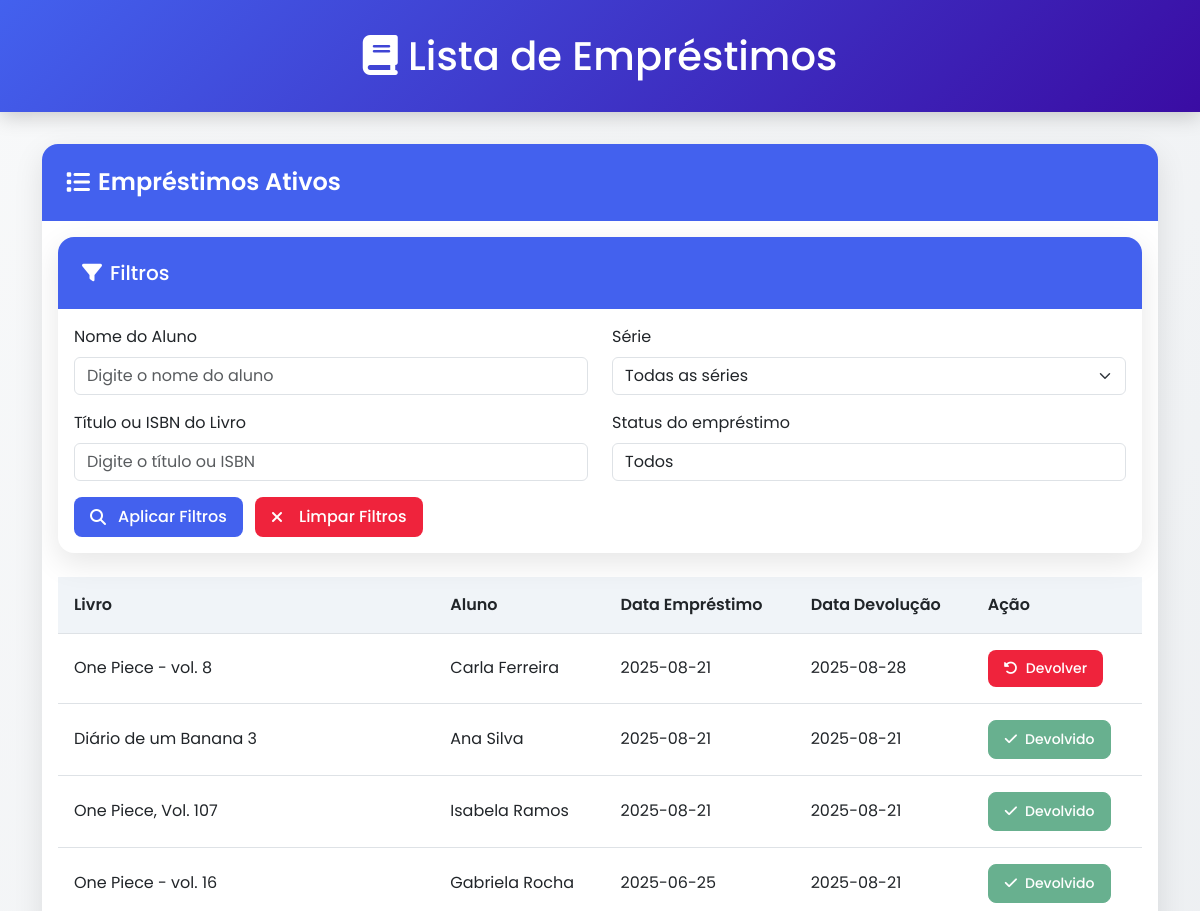
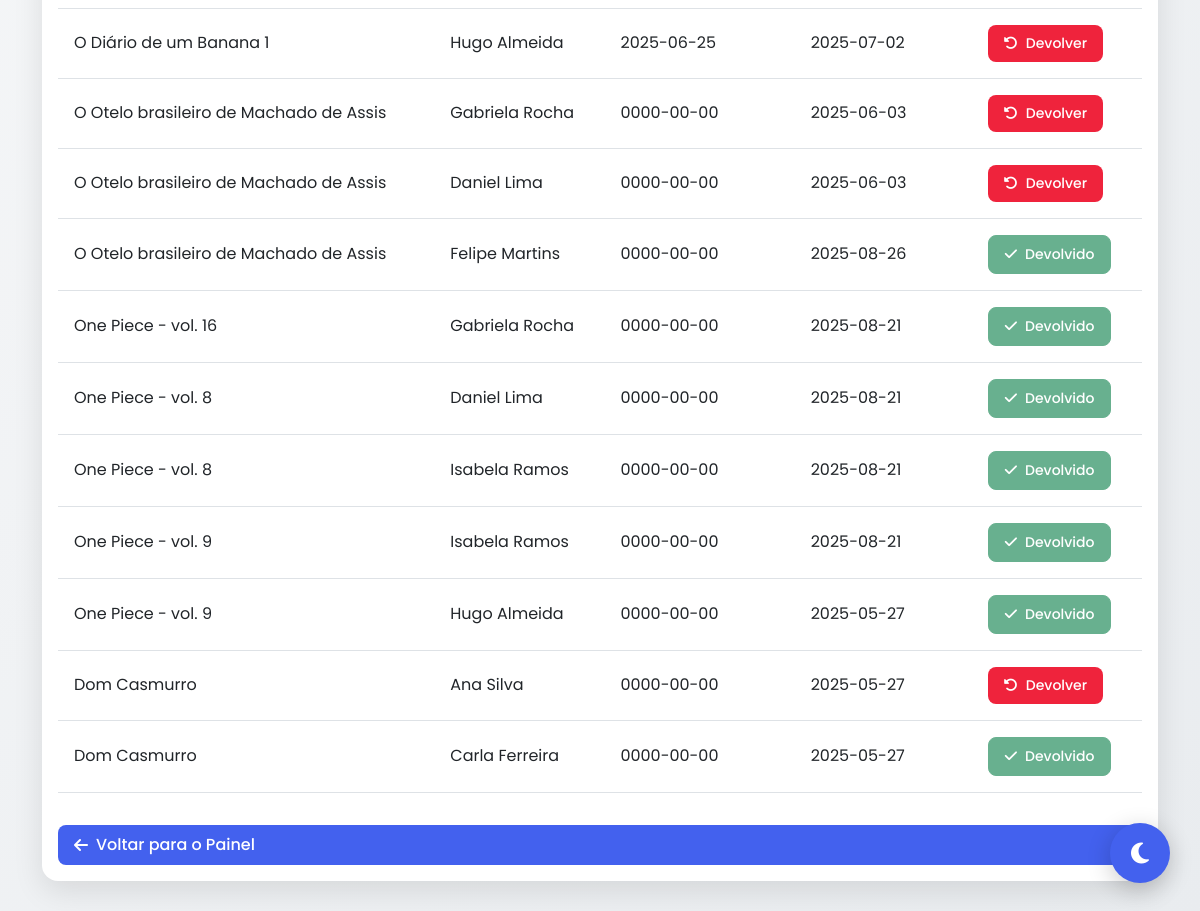
Screenshot of /frontend/listar_emprestimos.php (signed in) with the database file from the repository (2 pictures, top to bottom).
### tables this page shows
CREATE TABLE `emprestimos` (
  `id` int(11) NOT NULL,
  `aluno_id` int(11) DEFAULT NULL,
  `livro_id` int(11) DEFAULT NULL,
  `data_emprestimo` date NOT NULL,
  `data_devolucao` date DEFAULT NULL,
  `devolvido` varchar(50) NOT NULL,
  `professor_id` int(11) DEFAULT NULL
);

CREATE TABLE `livros` (
  `id` int(11) NOT NULL,
  `titulo` varchar(255) NOT NULL,
  `autor` varchar(255) NOT NULL,
  `isbn` varchar(20) NOT NULL,
  `capa_url` varchar(700) DEFAULT NULL,
  `descricao` text DEFAULT NULL,
  `categoria` varchar(100) DEFAULT NULL,
  `ano_publicacao` varchar(4) NOT NULL,
  `genero` varchar(100) NOT NULL,
  `quantidade` int(100) NOT NULL,
  `preview_link` varchar(255) DEFAULT NULL
);

CREATE TABLE `alunos` (
  `id` int(11) NOT NULL,
  `nome` varchar(255) NOT NULL,
  `serie` varchar(50) NOT NULL,
  `email` varchar(255) NOT NULL,
  `senha` varchar(255) NOT NULL,
  `professor_id` int(11) DEFAULT NULL
);

### backend/lista_emprestimos.php (called while the page is built, shortened)
<?php
require '../includes/conn.php';
$professor_id = $_SESSION['professor_id'];
$where = "WHERE e.professor_id = ?";
$params = [$professor_id];
$types = "i";
$sql = "SELECT e.id, l.titulo, a.nome, e.data_emprestimo, e.data_devolucao, e.devolvido
        FROM emprestimos e
        JOIN livros l ON e.livro_id = l.id
        JOIN alunos a ON e.aluno_id = a.id
        $where
        ORDER BY e.data_emprestimo DESC";
$stmt = $conn->prepare($sql);
$stmt->bind_param($types, ...$params);
$stmt->execute();
$result = $stmt->get_result();
?>

### frontend/listar_emprestimos.php (the view, shortened to what this page needs)
<?php
include('../backend/lista_emprestimos.php');
?>
<!DOCTYPE html>
<html lang="pt" data-theme="light">
<head>
    <link href="https://cdn.jsdelivr.net/npm/bootstrap@5.3.0/dist/css/bootstrap.min.css" rel="stylesheet">
    <link rel="stylesheet" href="https://cdnjs.cloudflare.com/ajax/libs/font-awesome/6.4.2/css/all.min.css">
    <link rel="stylesheet" href="assets/css/listar_emprestimos.css?v=1">
</head>
<body>
    <button class="theme-toggle" id="themeToggle">
        <i class="fas fa-moon" id="themeIcon"></i>
    </button>
    <div class="dashboard-header text-center">
        <div class="container">
            <h1 class="mb-0">
                <i class="fas fa-book"></i> Lista de Empréstimos
            </h1>
        </div>
    </div>
    <div class="container">
        <div class="card">
            <div class="card-header">
                <h4>
                    <i class="fas fa-list"></i> Empréstimos Ativos
                </h4>
            </div>
            <div class="card-body">
                <div class="card mb-4">
                    <div class="card-header">
                        <h5 class="mb-0"><i class="fas fa-filter me-2"></i>Filtros</h5>
                    </div>
                    <div class="card-body">
                        <form id="filtroForm" method="GET">
                            <div class="row">
                                <div class="col-md-6 mb-3">
                                    <label for="filtro_aluno" class="form-label">Nome do Aluno</label>
                                    <input type="text" class="form-control" name="filtro_aluno" id="filtro_aluno"
                                        placeholder="Digite o nome do aluno">
                                </div>
                                <div class="col-md-6 mb-3">
                                    <label for="filtro_serie" class="form-label">Série</label>
                                    <select class="form-select" name="filtro_serie" id="filtro_serie">
                                        <option value="">Todas as séries</option>
                                    </select>
                                </div>
                                <div class="col-md-6 mb-3">
                                    <label for="filtro_livro" class="form-label">Título ou ISBN do Livro</label>
                                    <input type="text" class="form-control" name="filtro_livro" id="filtro_livro"
                                        placeholder="Digite o título ou ISBN">
                                </div>
                                <div class="col-md-6 mb-3">
                                    <label for="filtro_emprestimo" class="form-label">Status do empréstimo</label>
                                    <select class="form-control" id="filtro_emprestimo" name="filtro_emprestimo">
                                        <option value="">Todos</option>
                                    </select>
                                </div>
                                <div class="col-12">
                                    <button type="submit" class="btn btn-primary me-2">
                                        <i class="fas fa-search me-1"></i>Aplicar Filtros
                                    </button>
                                    <button type="button" class="btn btn-danger" id="limparFiltros">
                                        <i class="fas fa-times me-2"></i>Limpar Filtros
                                    </button>
                                </div>
                            </div>
                        </form>
                    </div>
                </div>
                <table class="table table-hover" id="tabelaEmprestimos">
                    <thead>
                        <tr>
                            <th>Livro</th>
                            <th>Aluno</th>
                            <th>Data Empréstimo</th>
                            <th>Data Devolução</th>
                            <th>Ação</th>
                        </tr>
                    </thead>
                    <tbody>
                        <?php if ($result->num_rows > 0): ?>
                            <?php while ($row = $result->fetch_assoc()) { ?>
                                <tr>
                                    <td><?= htmlspecialchars($row['titulo']); ?></td>
                                    <td><?= htmlspecialchars($row['nome']); ?></td>
                                    <td><?= htmlspecialchars($row['data_emprestimo']); ?></td>
                                    <td><?= htmlspecialchars($row['data_devolucao']); ?></td>
                                    <td>
                                        <?php if ($row['devolvido'] === 'Sim') { ?>
                                            <button class="btn btn-success btn-sm" disabled>
                                                <i class="fas fa-check"></i> Devolvido
                                            </button>
                                        <?php } else { ?>
                                            <button class="btn btn-danger btn-sm btn-confirmar-devolucao"
                                                data-id="<?= (int)$row['id']; ?>">
                                                <i class="fas fa-undo-alt"></i> Devolver
                                            </button>
                                        <?php } ?>
                                    </td>
                                </tr>
                            <?php } ?>
                        <?php else: ?>
                            <tr>
                                <td colspan="5" class="text-center">Nenhum empréstimo encontrado.</td>
                            </tr>
                        <?php endif; ?>
                    </tbody>
                </table>
                <a href="dashboard.php" class="btn btn-primary w-100 mt-3">
                    <i class="fas fa-arrow-left"></i> Voltar para o Painel
                </a>
            </div>
        </div>
    </div>
    <link rel="stylesheet" href="_css/footer.css">
</body>
</html>

### frontend/assets/css/listar_emprestimos.css (style rules this page uses)
:root { --primary-color: #4361ee; --primary-hover: #3a56d4; --secondary-color: #f0f4f8; --text-color: #212121; --card-bg: #ffffff; --body-bg: linear-gradient(135deg, #f8f9fa, #e9ecef); --shadow-color: rgba(0, 0, 0, 0.1); --icon-color: #4361ee; --danger-color: #ef233c; --danger-hover: #d90429; --header-bg: linear-gradient(135deg, #4361ee, #3a0ca3); --stats-card-bg: #ffffff; --quick-action-bg: #edf2fb; --notification-badge: #f72585; --success-color: #4cc9f0; --warning-color: #f8961e; }
body { background: var(--body-bg); font-family: 'Poppins', sans-serif; color: var(--text-color); transition: all 0.5s ease; min-height: 100vh; margin: 0; padding: 0; }
.dashboard-header { background: var(--header-bg); color: white; padding: 2rem 0; margin-bottom: 2rem; box-shadow: 0 4px 20px rgba(0, 0, 0, 0.2); transition: all 0.5s ease; }
.card { border-radius: 16px; box-shadow: 0 10px 30px var(--shadow-color); transition: all 0.4s ease; background-color: var(--card-bg); border: none; margin-bottom: 2rem; overflow: hidden; }
.card-header { background: var(--primary-color); color: white; border-bottom: none; padding: 1.5rem; }
.card-header h4 { margin: 0; font-weight: 600; display: flex; align-items: center; gap: 0.5rem; }
.table { color: var(--text-color); }
.table th { font-weight: 600; border-bottom-width: 1px; padding: 1rem; background-color: var(--secondary-color); }
.table td { padding: 1rem; vertical-align: middle; }
.btn { padding: 0.5rem 1rem; border-radius: 8px; font-weight: 500; transition: all 0.3s ease; display: inline-flex; align-items: center; gap: 0.5rem; }
.btn-danger { background-color: var(--danger-color); border: none; color: white; }
.btn-primary { background-color: var(--primary-color); border: none; color: white; }
.theme-toggle { position: fixed; bottom: 30px; right: 30px; z-index: 1000; width: 60px; height: 60px; border-radius: 50%; background: var(--primary-color); color: white; display: flex; align-items: center; justify-content: center; cursor: pointer; box-shadow: 0 6px 25px rgba(0, 0, 0, 0.2); transition: all 0.5s cubic-bezier(0.175, 0.885, 0.32, 1.275); border: none; outline: none; }
.theme-toggle i { font-size: 1.5rem; transition: all 0.5s ease; }

### rows the page displays
emprestimos: livro.titulo "One Piece - vol. 8", aluno.nome "Carla Ferreira", data_emprestimo "2025-08-21", data_devolucao "2025-08-28"
emprestimos: livro.titulo "Diário de um Banana 3", aluno.nome "Ana Silva", data_emprestimo "2025-08-21", data_devolucao "2025-08-21", devolvido "Sim" (drawn)
emprestimos: livro.titulo "One Piece, Vol. 107", aluno.nome "Isabela Ramos", data_emprestimo "2025-08-21", data_devolucao "2025-08-21", devolvido "Sim" (drawn)
emprestimos: livro.titulo "One Piece - vol. 16", aluno.nome "Gabriela Rocha", data_emprestimo "2025-06-25", data_devolucao "2025-08-21", devolvido "Sim" (drawn)
emprestimos: livro.titulo "O Diário de um Banana 1", aluno.nome "Hugo Almeida", data_emprestimo "2025-06-25", data_devolucao "2025-07-02"
emprestimos: livro.titulo "O Otelo brasileiro de Machado de Assis", aluno.nome "Gabriela Rocha", data_emprestimo "0000-00-00", data_devolucao "2025-06-03"
emprestimos: livro.titulo "O Otelo brasileiro de Machado de Assis", aluno.nome "Daniel Lima", data_emprestimo "0000-00-00", data_devolucao "2025-06-03"
emprestimos: livro.titulo "O Otelo brasileiro de Machado de Assis", aluno.nome "Felipe Martins", data_emprestimo "0000-00-00", data_devolucao "2025-08-26", devolvido "Sim" (drawn)
emprestimos: livro.titulo "One Piece - vol. 16", aluno.nome "Gabriela Rocha", data_emprestimo "0000-00-00", data_devolucao "2025-08-21", devolvido "Sim" (drawn)
emprestimos: livro.titulo "One Piece - vol. 8", aluno.nome "Daniel Lima", data_emprestimo "0000-00-00", data_devolucao "2025-08-21", devolvido "Sim" (drawn)
emprestimos: livro.titulo "One Piece - vol. 8", aluno.nome "Isabela Ramos", data_emprestimo "0000-00-00", data_devolucao "2025-08-21", devolvido "Sim" (drawn)
emprestimos: livro.titulo "One Piece - vol. 9", aluno.nome "Isabela Ramos", data_emprestimo "0000-00-00", data_devolucao "2025-08-21", devolvido "Sim" (drawn)
emprestimos: livro.titulo "One Piece - vol. 9", aluno.nome "Hugo Almeida", data_emprestimo "0000-00-00", data_devolucao "2025-05-27", devolvido "Sim" (drawn)
emprestimos: livro.titulo "Dom Casmurro", aluno.nome "Ana Silva", data_emprestimo "0000-00-00", data_devolucao "2025-05-27"
emprestimos: livro.titulo "Dom Casmurro", aluno.nome "Carla Ferreira", data_emprestimo "0000-00-00", data_devolucao "2025-05-27", devolvido "Sim" (drawn)
